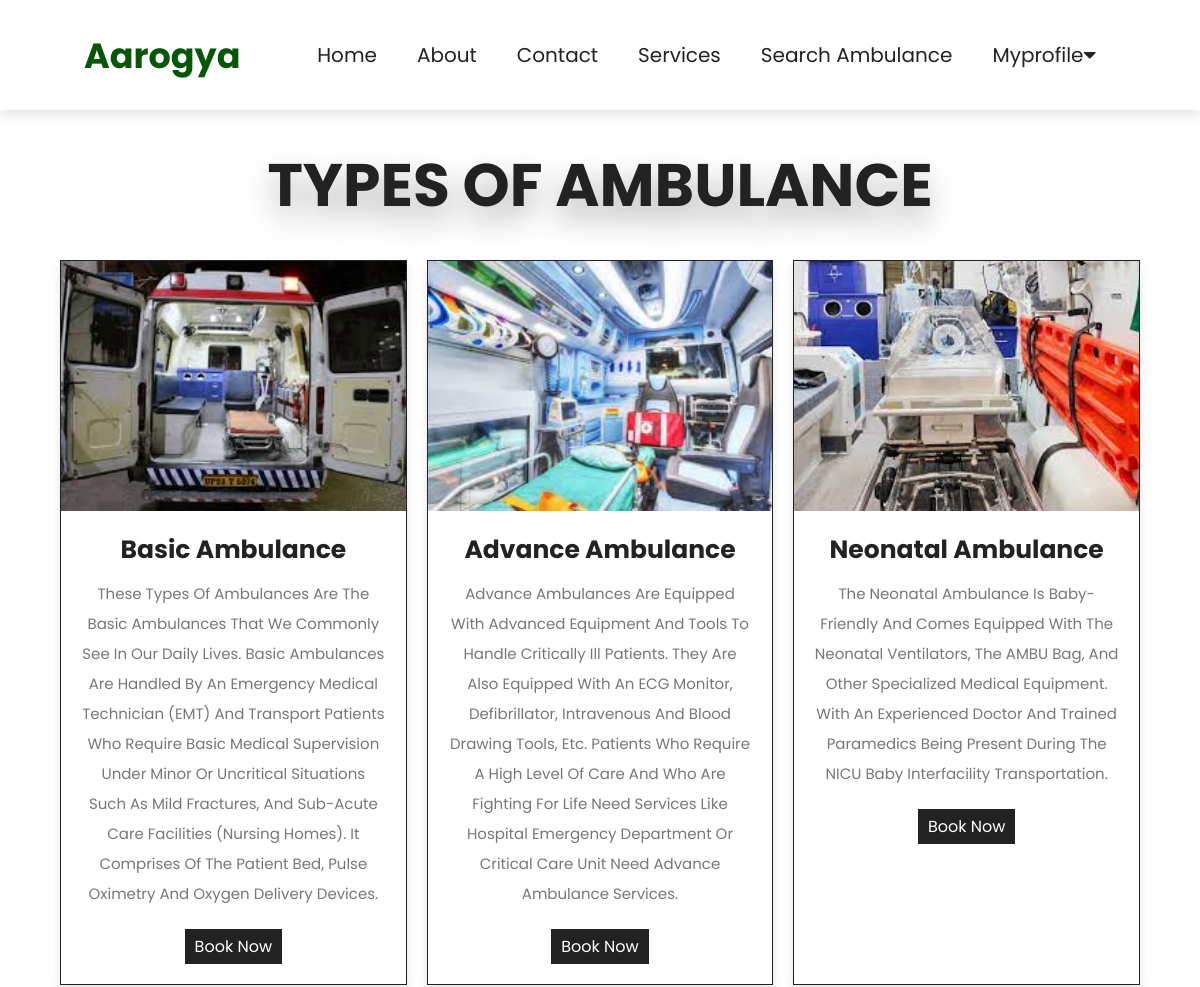
The app's page /services.php (upper part), older data.
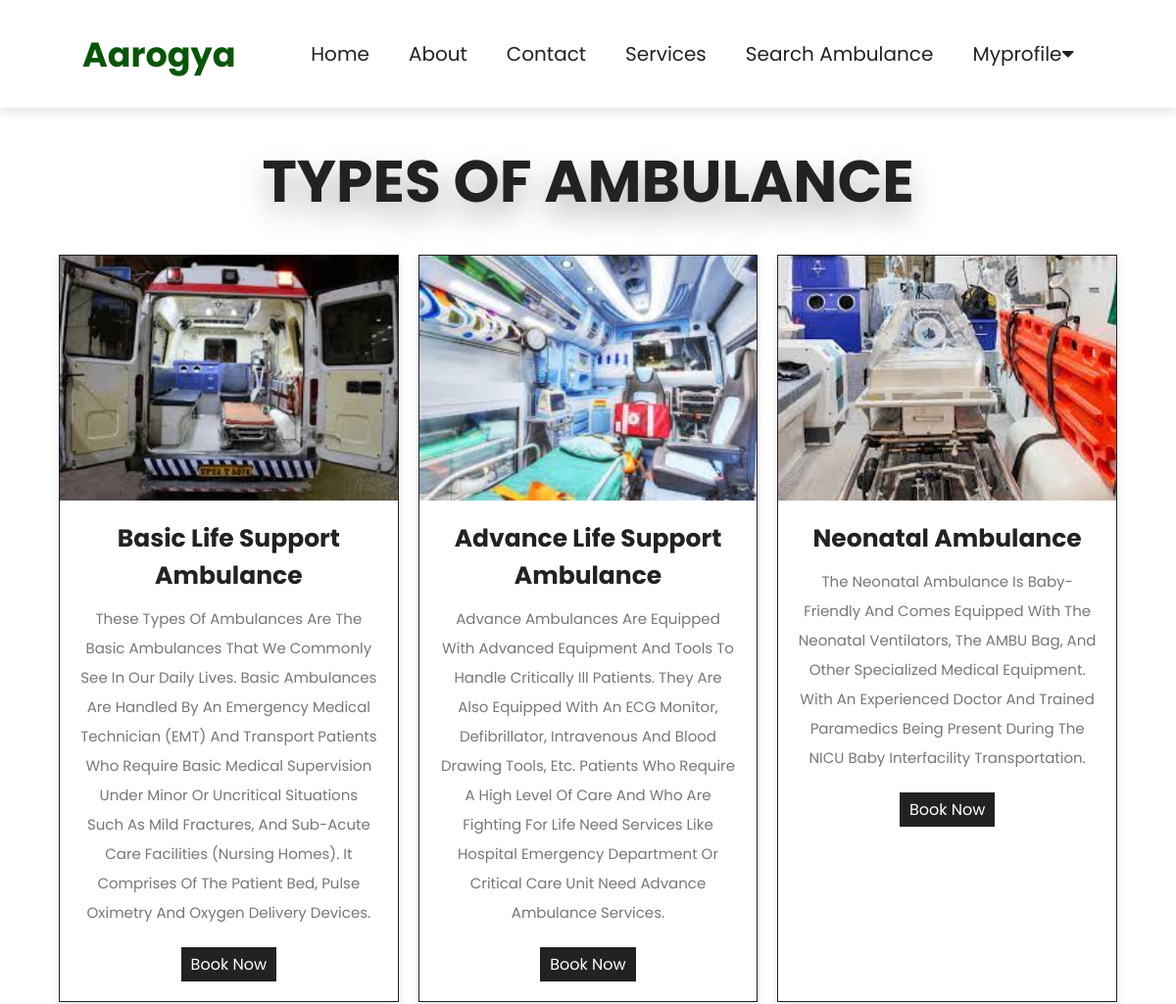
The same page, newer data.
### tables this page shows
CREATE TABLE `services` (
  `service_id` int(11) NOT NULL,
  `service_name` text NOT NULL,
  `service_desc` text NOT NULL,
  `service_img` text NOT NULL
);

### services.php (the view, shortened to what this page needs)
<?php
include('./mainInclude/header.php');
@include 'config.php';
?>
<section class="packages">
   <h1 class="heading-title">Types of Ambulance</h1>
   <div class="box-container">
   <?php
      $sql = "SELECT * FROM services ";
      $result =$conn->query($sql);
      if($result->num_rows >0){
         while($row=$result->fetch_assoc()){
            $service_id=$row['service_id'];
            echo '
            <div class="box">
            <div class="image">
               <img src="'.str_replace('..','.',$row['service_img']).'" alt="">
            </div>
            <div class="content">
               <h3>'.$row['service_name'].'</h3>
               <p>'.$row['service_desc'].'</p>
               <a href="view.php?service_id='.$service_id.'" class="btn">book now</a>
            </div>
         </div>';
         }
       }
      ?>
</section>

### mainInclude/header.php (shortened to what this page needs)
<!DOCTYPE html>
<html lang="en">
<head>
   <link rel="stylesheet" href="https://unpkg.com/swiper@7/swiper-bundle.min.css" />
   <link rel="stylesheet" href="https://cdnjs.cloudflare.com/ajax/libs/font-awesome/5.15.4/css/all.min.css">
   <link rel="stylesheet" href="style.css?v=<?php echo time();?>">
</head>
<body>
<section class="header">
   <a href="home.php" class="logo">Aarogya</a>
   <nav class="navbar">
   <ul>
        <li><a href="home.php">home</a></li>
        <li> <a href="about.php">about</a></li>
        <li><a href="contact.php">contact</a></li>
        <li><a href="services.php">services</a></li>
        <li> <a href="payment/view.php">Search Ambulance</a></li>
        <li><a href="myprofile.php">myprofile<i class="fas fa-caret-down"></i></a>
                    </li>
</ul>
   </nav>
</section>
</body>
</html>

### style.css (style rules this page uses)
:root { --main-color:#8e44ad; --black:#222; --white:#fff; --light-black:#777; --light-white:#fff9; --dark-bg:rgba(0,0,0,.7); --light-bg:#eee; --border:.1rem solid var(--black); --box-shadow:0 .5rem 1rem rgba(0,0,0,.1); --text-shadow:0 1.5rem 3rem rgba(0,0,0,.3); }
* { font-family: 'Poppins', sans-serif; margin:0; padding:0; box-sizing: border-box; outline: none; border:none; text-decoration: none; text-transform: capitalize; }
html { font-size: 62.5%; overflow-x: hidden; }
section { padding:5rem 10%; }
h1 { font-size: 9rem; text-transform: uppercase; color:var(--white); text-shadow: var(--text-shadow); }
.btn { display: inline-block; background: var(--black); margin-top: 1rem; color:var(--white); font-size: 1.6rem; padding:0.5rem 1rem; cursor: pointer; }
.heading-title { text-align: center; margin-bottom: 3rem; font-size: 6rem; text-transform: uppercase; color:var(--black); }
.header { position: sticky; top:0; left:0; right:0; z-index: 1000; background-color: var(--white); display: flex; padding-top: 2rem; padding-bottom: 2rem; box-shadow: var(--box-shadow); align-items: center; justify-content: space-between; padding: 20px 7%; }
.header .logo { font-size: 35px; font-weight: bolder; color:rgb(9, 86, 9); }
.header .navbar ul { list-style: none; }
.header .navbar ul li { position:relative; float:left; }
.header .navbar ul li a { font-size: 2rem; color:#222; color:var(--black); padding:20px; display:block; }
.packages .box-container { display: grid; grid-template-columns: repeat(auto-fit, minmax(30rem, 1fr)); gap: 2rem; }
.packages .box-container .box { border:var(--border); box-shadow: var(--box-shadow); background: var(--white); display: none; }
.packages .box-container .box:nth-child(1), .packages .box-container .box:nth-child(2), .packages .box-container .box:nth-child(3), .packages .box-container .box:nth-child(4), .packages .box-container .box:nth-child(5), .packages .box-container .box:nth-child(6) { display: inline-block; }
.packages .box-container .box .image { height: 25rem; overflow: hidden; }
.packages .box-container .box .image img { height: 100%; width: 100%; object-fit: cover; transition: .2s linear; }
.packages .box-container .box .content { padding:2rem; text-align: center; }
.packages .box-container .box .content h3 { font-size: 2.5rem; color:var(--black); }
.packages .box-container .box .content p { font-size: 1.5rem; color:var(--light-black); line-height: 2; padding:1rem 0; }
@media (max-width:1200px) { section { padding:3rem 5%; } }

Row changes from the older to the newer data that the page shows:
changed services: service_name "Basic Ambulance" → "Basic Life Support Ambulance"
changed services: service_name "Advance Ambulance" → "Advance Life Support Ambulance"
